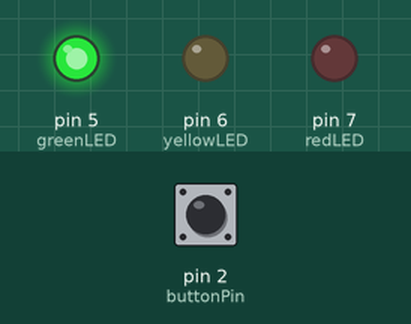
The sketch below on a simulated Arduino Uno, built with avr-gcc and run on an emulated ATmega328P. On the bench: output pins drawn as LEDs (lit = HIGH). Inputs (shaded band) come from the test bench; at power-on: pin 2 (buttonPin) HIGH.

Above: at 1.2 s.
1.3 s: pin 2 (buttonPin) pulled LOW for 0.15 s
At 5.0 s:
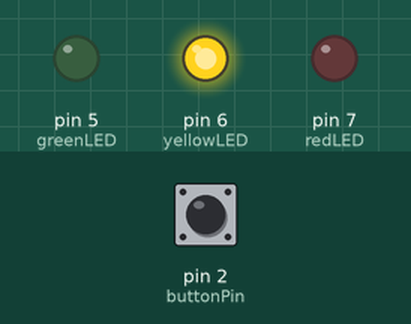
At 6.9 s:
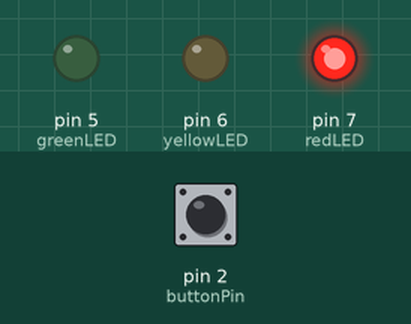
Timing chart, 0 to 12.8 s (numbered marks = the images above; inputs shaded):
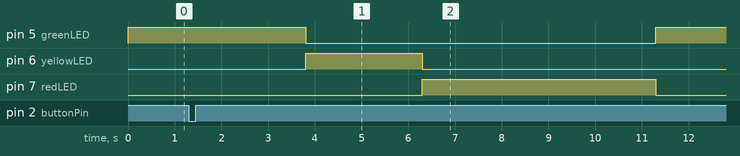

The sketch:

Traffic_Light.ino
```cpp
int redLED=7;
int yellowLED=6;
int greenLED=5;

int buttonPin=2;

int green=2500;
int yellow=2500;
int red=5000;

void setup() {
  // put your setup code here, to run once:
  pinMode(redLED,OUTPUT);
  pinMode(yellowLED,OUTPUT);
  pinMode(greenLED,OUTPUT);
  pinMode(buttonPin,INPUT_PULLUP);

}

void loop() {
  // put your main code here, to run repeatedly:
  if (digitalRead(buttonPin)==HIGH){
    digitalWrite(redLED,LOW);
    digitalWrite(yellowLED,LOW);
    digitalWrite(greenLED,HIGH);

    //delay(green);
  }else{
    //green
    digitalWrite(redLED,LOW);
    digitalWrite(yellowLED,LOW);
    digitalWrite(greenLED,HIGH);
    delay(green);

    //yellow
    digitalWrite(yellowLED,HIGH);
    digitalWrite(greenLED,LOW);
    delay(yellow);

    //red
    digitalWrite(yellowLED,LOW);
    digitalWrite(redLED,HIGH);
    delay(red);
  }

}
```

Measured:
- after the input at 1.3 s, pin 5 (greenLED): HIGH → LOW after 2.5 s, → HIGH 7.5 s later; pin 6 (yellowLED): LOW → HIGH after 2.5 s, → LOW 2.5 s later; pin 7 (redLED): LOW → HIGH after 5.0 s, → LOW 5.0 s later
